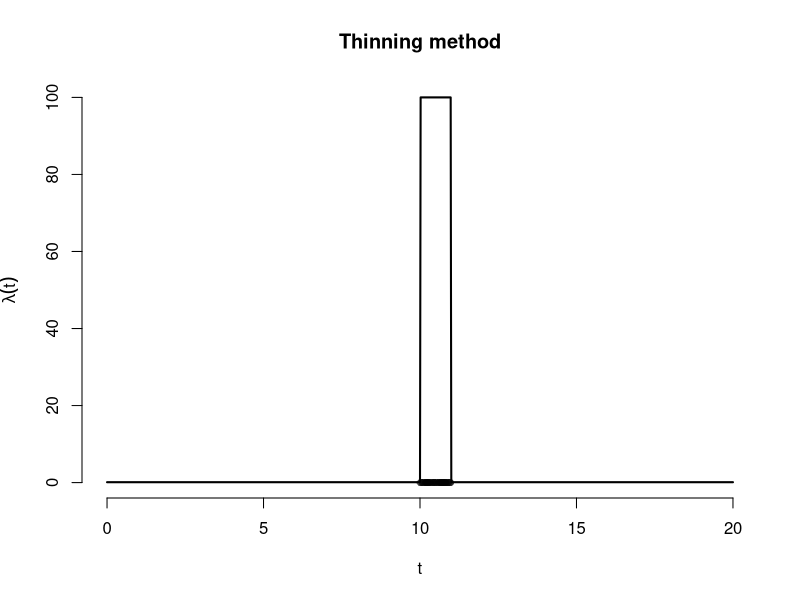
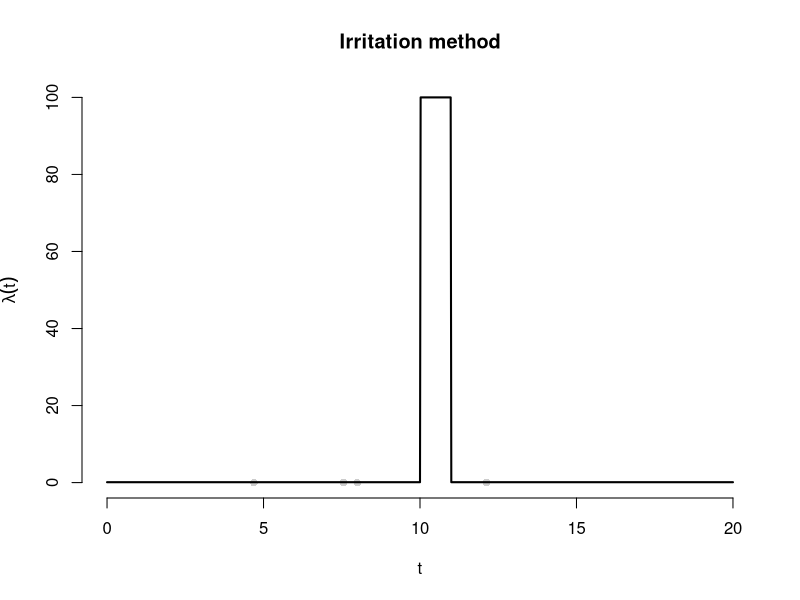

Source code (R) for these figures, in order:
#Method of thinning in special case
lambda <- function(time){
  ifelse(time<11 & time>10,100,0.1)
  
}

t_min <- 0
t_max <- 20

# Evaluate lambda on regular grid for plotting
t <- seq(t_min, t_max, length.out = 1001)
lambda_vals <- lambda(t)

lambda_max <- 100
n_homo <- rpois(n = 1, lambda = lambda_max * (t_max - t_min))
x_homo <- runif(n = n_homo, min = t_min, max = t_max)

# Thin point pattern
prob_keep <- lambda(x_homo) / lambda_max
is_kept <- rbinom(n = n_homo, size = 1, prob = prob_keep)

x_inhomo <- x_homo[is_kept == 1]
n_inhomo <- length(x_inhomo)
plot(
  x = t, 
  y = lambda_vals,
  type = "l", 
  lwd = 2,
  ylim = c(0,100),
  ylab = expression(lambda(t)), 
  bty = "n",
  main='Thinning method') 
points(
  x = x_inhomo,
  y = rep(0, n_inhomo),
  pch = 16,
  col = rgb(0,0,0,0.2))







#Method by interval in special case
lambda <- function(time){
  ifelse(time<11 & time>10,100,0.1)
  
}
simulate_ihpp_by_intervals <- function(t_min, t_max){
  event_times <- c()
  t_next <- t_min + rexp(n = 1, rate = lambda(t_min))
  print(t_next)
  while(t_next <= t_max){
    event_times <- c(event_times, t_next)
    l=lambda(t_next)
    t_next <- t_next + rexp(n = 1, rate = l)
    print (t_next)
  }
  
  return(event_times)
}
t_max=20
t_min=0
ihpp_1 <- simulate_ihpp_by_intervals(t_min, t_max) 


t <- seq(t_min, t_max, length.out = 1001)
lambda_vals <- lambda(t)

plot(
  x = t,
  y = lambda_vals,
  type = "l",
  lwd = 2,
  ylim = c(0, lambda(10.5)),
  ylab = expression(lambda(t)), 
  bty='n',
  main='Irritation method')
points(
  x = ihpp_1,
  y = rep(0, length(ihpp_1)),
  pch = 16, 
  xlim = c(0, t_max),
  ylim = c(0, 120),
  
  col = rgb(0, 0, 0, 0.2)) 


